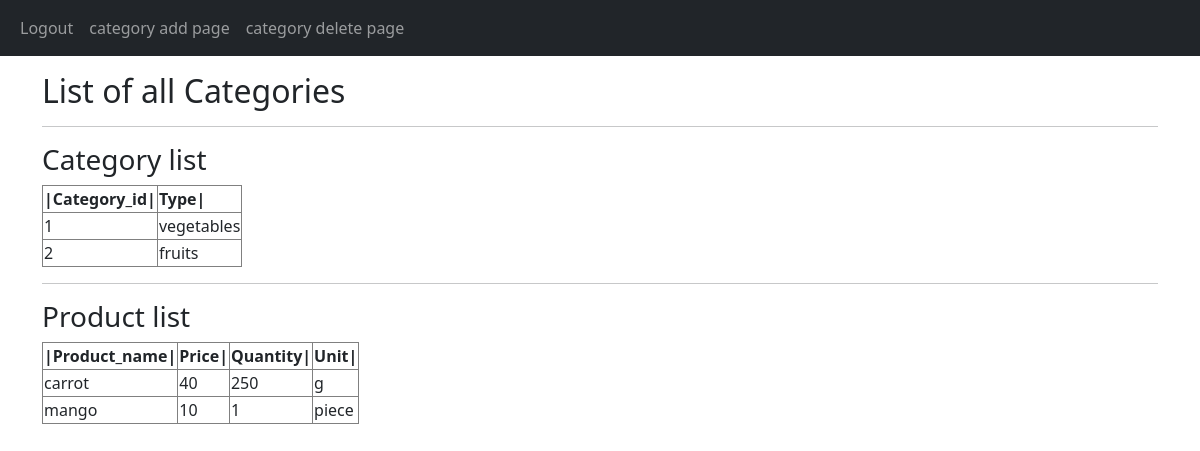
The app's page /categories (signed in), older data.
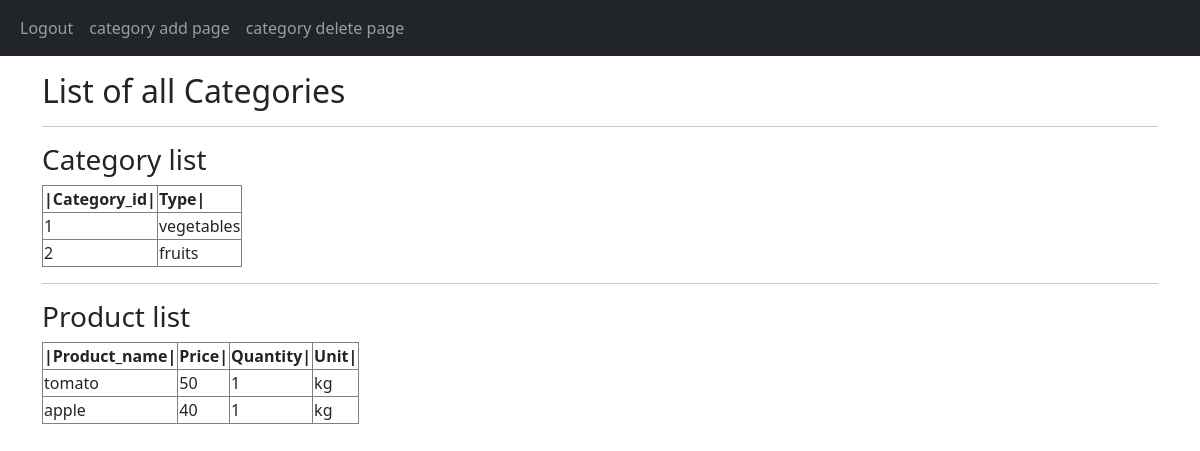
The same page, newer data.
### app.py (models this page shows, shortened)
class Product(db.Model,UserMixin):
    product_id=db.Column(db.Integer, primary_key=True, nullable=False)
    product_name=db.Column(db.String,nullable=False)
    price=db.Column(db.Integer, nullable=False)
    quantity=db.Column(db.Integer,nullable=False)
    unit=db.Column(db.String,nullable=False)
    category_id=db.Column(db.Integer, db.ForeignKey("categories.category_id"))

### app.py (the view)
@app.route('/categories')
@login_required
def categories():
    all_c=Categories.query.all()
    all_p=Product.query.all()
    return render_template("categories.html",all_c=all_c,all_p=all_p,user=current_user)

### app.py (called while the page is built)
@login_manager.user_loader
def load_user(id):
    return User.query.get(int(id)) #get() is similar to filter_by() but instead here it will by default only look for the primary key variable

### templates/categories.html (shortened to what this page needs)
{% extends 'base.html' %}
{% block content %}
<div>
    <body>
    <div class="container mt-3">
        <h2>List of all Categories</h2>
        <hr>
        <table class="table1 table-bordered">
          <h3>Category list</h3>
          <thead>
            <tr>
                <th>|Category_id|</th>
                <th>Type|</th>
            </tr>
          </thead>
          <tbody>
            {% for one in all_c %}
            <tr>
              <td>{{one['category_id']}}</td>
              <td>{{one['type']}} </td>
            </tr>
            {% endfor%}
          </tbody>
        </table>
        <hr>
          <table class="table2 table-bordered">
            <h3>Product list</h3>
            <thead>
              <tr>
                <th>|Product_name|</th>
                <th>Price|</th>
                <th>Quantity|</th>
                <th>Unit|</th>
              </tr>
            </thead>
            <tbody>
                {% for two in all_p %}
              <tr>
              <td>{{two['product_name']}} </td>
              <td>{{two['price']}} </td>
              <td>{{two['quantity']}} </td>
              <td>{{two['unit']}} </td>
              </tr>
                {% endfor%}
            </tbody>
          </table>
    </div>
    </body>
</div>
{% endblock %}

Row changes from the older to the newer data that the page shows:
changed Product: product_name "carrot" → "tomato"; price "40" → "50"; quantity "250" → "1"; unit "g" → "kg"
changed Product: product_name "mango" → "apple"; price "10" → "40"; unit "piece" → "kg"
